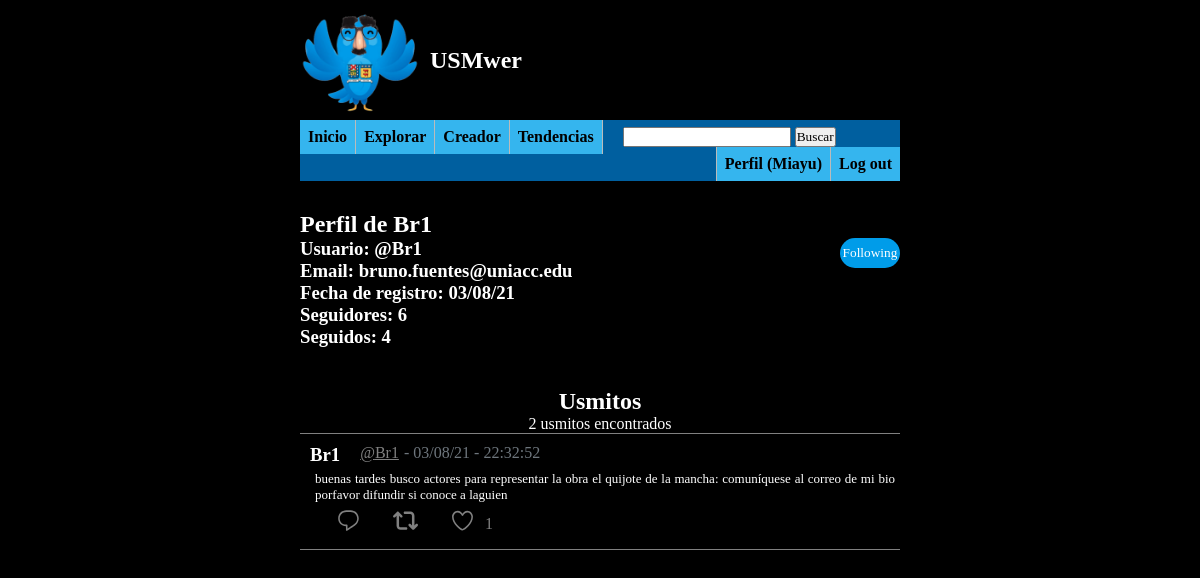
Page /profile.php?user=Br1 (signed in) on the committed database.
### tables this page shows
CREATE TABLE `users` (
  `usersUid` varchar(32) NOT NULL,
  `usersEmail` varchar(50) NOT NULL,
  `usersPwd` varchar(128) NOT NULL,
  `fecha_reg` varchar(30) NOT NULL
);

CREATE TABLE `usmitos` (
  `usmitosId` int(10) NOT NULL,
  `usmitosUid` varchar(32) NOT NULL,
  `usmitosMessage` text NOT NULL,
  `usmitosLikes` int(10) NOT NULL,
  `usmitosTags` text NOT NULL,
  `usmitosTipo` varchar(32) NOT NULL,
  `usmitosIdPadre` int(11) DEFAULT NULL,
  `usmitosCloseFriends` tinyint(1) DEFAULT NULL,
  `usmitosFechaPub` varchar(30) NOT NULL
);

### profile.php (the view, shortened to what this page needs)
<?php
    include_once("header.php");
?>
<div class="middleWrapper">
    <section class="profile-info">
        <?php
            include_once("includes/dbh-inc.php");
            include_once("includes/functions-inc.php");
            if(isset($_GET["user"])){
                if($_GET["user"] == $_SESSION["userUid"]){
                    $username = $_SESSION["userUid"];
                    $email = $_SESSION["userEmail"];
                    $fechaReg = $_SESSION["userRegDate"];
                    ?>
                        <h2>Tu Perfil</h2>
                    <?php
                } else{
                    $userData = uidExists($conn, $_GET["user"], "");
                    if($userData !== false){
                        $username = $userData["usersUid"];
                        $email = $userData["usersEmail"];
                        $fechaReg = $userData["fecha_reg"];
                        echo("<h2>Perfil de " . $username . "</h2>");
                    } else{
                        header("location: profile.php?error=notfoundprofile");
                    }
                }
            }
            $followers = getFollowers($conn, $username);
            $follows = getFollows($conn, $username);
            if(isset($_SESSION["userUid"])){
                ?>
                <div class="profile-header">
                    <div class="profile-header-info">
                        <h3>Usuario: @<?php echo($username); ?></h3>
                        <h3>Email: <?php echo($email); ?></h3>
                        <h3>Fecha de registro: <?php echo($fechaReg); ?></h3>
                        <h3>Seguidores: <?php echo($followers); ?></h3>
                        <h3>Seguidos: <?php echo($follows); ?></h3>
                    </div>
                        <?php
                            if($username !== $_SESSION["userUid"]){
                                ?>
                                    <div class="profile-header-follow">
                                        <form action="includes/profileFollow-inc.php" method="POST">
                                <?php
                                if(isFollowdBy($conn, $username, $_SESSION["userUid"]) !== false){
                                    ?>
                                        <input class="userFeed-buttons-unfollow" type="submit" name="unfollow" value="Following">
                                    <?php
                                } else{
                                    ?>
                                        <input class="userFeed-buttons-follow" type="submit" name="follow" value="Follow">
                                    <?php
                                }
                                ?>
                                    </form>
                                    </div>
                            <?php
                            }
                        ?>
                </div>
                <?php
            }
        ?>
        <div class="profile-usmitos">
            <?php
            include_once("includes/dbh-inc.php");
            include_once("includes/functions-inc.php");
            $userUsmitos = getUserUsmitos($conn, $username);
            ?>
            <h2 class="profile-usmitos-title">Usmitos</h2>
            <?php
            if($userUsmitos !== false){
                $n_usmitos = count($userUsmitos);
                ?>
                    <span><?php echo($n_usmitos); ?> usmitos encontrados</span>
                <?php
            }
            ?>
            <div class="horizontalSeparator1"></div>
            <?php
            if($userUsmitos !== false){
                showUsmitosFeedFrom($conn, $userUsmitos);
            } else{
                echo("Todavia no hay ningun usmito en esta cuenta :(");
            }
            ?>
        </div>
    </section>
</div>
<?php
    include_once("footer.php")
?>

### includes/functions-inc.php (shortened to what this page needs)
<?php
function uidExists($conn, $username, $email){
    $sql = "SELECT * FROM users WHERE usersUid = ? OR usersEmail = ?;";
    $stmt = mysqli_stmt_init($conn);
    if(!mysqli_stmt_prepare($stmt, $sql)){
        header("location: ../signup.php?error=stmtfailed");
        exit();
    }
    mysqli_stmt_bind_param($stmt, "ss", $username, $email);
    mysqli_stmt_execute($stmt);
    $resultData = mysqli_stmt_get_result($stmt);
    if($row = mysqli_fetch_assoc($resultData)){
        return $row;
    } else{
        $result = false;
        return $result;
    }
}
function getUserUsmitos($conn, $username){
    $sql = "SELECT * FROM usmitos WHERE usmitosUid=?;";
    $stmt = mysqli_stmt_init($conn);
    if(!mysqli_stmt_prepare($stmt, $sql)){
        header("location: ../profile.php?error=stmtfailed");
        exit();
    }
    mysqli_stmt_bind_param($stmt, "s", $username);
    mysqli_stmt_execute($stmt);
    $resultData = mysqli_stmt_get_result($stmt);
    if($row = mysqli_fetch_all($resultData)){
        return $row;
    } else{
        $result = false;
        return $result;
    }
    exit();
}
function showUsmitosFeedFrom($conn, $usmitos){
    if($usmitos){
        $n_usmitos = count($usmitos);
        for($i = 0; $i < $n_usmitos; $i++){
            if($usmitos[$i][1] !== $_SESSION["userUid"]){
                if($usmitos[$i][7] === 1 && areCloseFriends($conn, $_SESSION["userUid"], $usmitos[$i][1]) === false){
                    continue;
                }
            }
            echo("<div class='usmito'>");
            ?>
            <div class="usmito-header">
                <h3 class="usmito-header-username"><?php echo($usmitos[$i][1]); ?></h3>
                <a class="usmito-header-profile" href=<?php echo("profile.php?user=" . $usmitos[$i][1]); ?>><?php echo("@" . $usmitos[$i][1]); ?></a>
                <span class="usmito-header-date">- <?php echo($usmitos[$i][8]); ?></span>
            </div>
            <p class="usmito-message"><?php echo($usmitos[$i][2]); ?></p>
            <div class="usmito-buttons">
                <form action="includes/usmito-inc.php" method="POST">
                    <label>
                    </label>
                    <label>
                    </label>
                    <div class="usmito-buttons-countDiv">
                        <?php
                            if(userLiked($conn, $_SESSION["userUid"], $usmitos[$i][0])){
                                ?>
                                <label>
                                <input type="submit" name="dislike" value="dislike">
                                <svg class="usmito-buttons-likeActive" viewBox="0 0 24 24" aria-hidden="true" class=""><g><path d="M12 21.638h-.014C9.403 21.59 1.95 14.856 1.95 8.478c0-3.064 2.525-5.754 5.403-5.754 2.29 0 3.83 1.58 4.646 2.73.814-1.148 2.354-2.73 4.645-2.73 2.88 0 5.404 2.69 5.404 5.755 0 6.376-7.454 13.11-10.037 13.157H12z"></path></g></svg>
                                </label>
                                <?php
                            }else{
                                ?>
                                <label>
                                </label>
                                <?php
                            }
                        ?>
                        <div class="usmito-buttons-likeCountDiv">
                            <span class="usmito-buttons-likeCount"><?php echo(getUsmitoLikes($conn, $usmitos[$i][0])); ?></span>
                        </div>
                    </div>
                </form>
            </div>
            </div>
            <div class="horizontalSeparator1"></div>
            <?php
        }
    }else{
        ?>
        <p>No se encontraron Usmitos</p>
        <?php
    }
}
            ?>
        <?php
function isFollowdBy($conn, $uid, $uidFollower){
    $sql = "SELECT * FROM follows WHERE followsUid=? AND followsUidFollower=?;";
    $stmt = mysqli_stmt_init($conn);
    if(!mysqli_stmt_prepare($stmt, $sql)){
        header("location: ../explore.php?error=stmtfailed");
        exit();
    }
    mysqli_stmt_bind_param($stmt, "ss", $uid, $uidFollower);
    mysqli_stmt_execute($stmt);
    $resultData = mysqli_stmt_get_result($stmt);
    if($row = mysqli_fetch_all($resultData)){
        return $row;
    } else{
        $result = false;
        return $result;
    }
    exit();
}
function areCloseFriends($conn, $uid1, $uid2){
    return false;
}
    ?>
        <?php
function getFollowers($conn, $uid){
    $sql = "SELECT count(*) FROM follows WHERE followsUid = ?;";
    $stmt = mysqli_stmt_init($conn);
    if(!mysqli_stmt_prepare($stmt, $sql)){
        header("location: ../profile.php?error=stmtfailed");
        exit();
    }
    mysqli_stmt_bind_param($stmt, "s", $uid);
    mysqli_stmt_execute($stmt);
    $resultData = mysqli_stmt_get_result($stmt);
    $row = mysqli_fetch_all($resultData);
    return $row[0][0];
    exit();
}
function getFollows($conn, $uid){
    $sql = "SELECT count(*) FROM follows WHERE followsUidFollower = ?;";
    $stmt = mysqli_stmt_init($conn);
    if(!mysqli_stmt_prepare($stmt, $sql)){
        header("location: ../profile.php?error=stmtfailed");
        exit();
    }
    mysqli_stmt_bind_param($stmt, "s", $uid);
    mysqli_stmt_execute($stmt);
    $resultData = mysqli_stmt_get_result($stmt);
    $row = mysqli_fetch_all($resultData);
    return $row[0][0];
    exit();
}
function userLiked($conn, $userUid, $usmitoId){
    $sql = "SELECT count(*) FROM likes WHERE likesUserUid = ? AND likesUsmitoId = ?;";
    $stmt = mysqli_stmt_init($conn);
    if(!mysqli_stmt_prepare($stmt, $sql)){
        header("location: ../profile.php?error=stmtfailed");
        exit();
    }
    mysqli_stmt_bind_param($stmt, "si", $userUid, $usmitoId);
    mysqli_stmt_execute($stmt);
    $resultData = mysqli_stmt_get_result($stmt);
    $row = mysqli_fetch_all($resultData);
    $count = $row[0][0];
    return false;
}
function getUsmitoLikes($conn, $usmitoId){
    $sql = "SELECT count(*) FROM likes WHERE likesUsmitoId = ?;";
    $stmt = mysqli_stmt_init($conn);
    if(!mysqli_stmt_prepare($stmt, $sql)){
        header("location: ../index.php?error=stmtfailed");
        exit();
    }
    mysqli_stmt_bind_param($stmt, "s", $usmitoId);
    mysqli_stmt_execute($stmt);
    $resultData = mysqli_stmt_get_result($stmt);
    $row = mysqli_fetch_all($resultData);
    return $row[0][0];
    exit();
}

### css/style.css (style rules this page uses)
* { padding: 0; margin: 0; font-family: century gothic; }
:root { --primary: rgb(0, 156, 233); }
body { background-color: black; color: white; }
a { color: gray; }
.usmito-buttons svg { fill: gray; }
.middleWrapper { width: 50%; margin: 0 auto; }
.horizontalSeparator1 { height: 1px; width: 100%; background-color: gray; }
.profile-header { display: flex; }
.profile-header-info { width: 90%; }
.profile-header-follow { width: 10%; }
.profile-usmitos { text-align: center; margin-top: 40px; }
.usmito { padding: 10px; }
.usmito-header { display: flex; width: 100%; }
.usmito-header-username { text-align: left; width: auto; }
.usmito-header-profile { text-align: left; width: auto; margin-left: 20px; }
.usmito-header-date { text-align: left; width: auto; margin-left: 5px; color: rgb(110, 118, 125); }
.usmito-message { width: 100%; height: auto; text-align: justify; padding: 5px; font-size: small; }
.usmito-buttons { display: flex; }
.usmito-buttons svg { margin-left: 10px; margin-right: 10px; height: 25px; width: 25px; padding-top: 0px; }
.usmito-buttons-countDiv { display: inline-flex; }
.usmito-buttons-likeCountDiv { display: inline-flex; align-items: center; margin-top: 0px; }
.usmito-buttons-likeCount { color: gray; }
.userFeed-buttons-unfollow { border-radius: 20px; width: -webkit-fill-available; height: 30px; color: white; border-color: rgba(0, 0, 0,0); background: var(--primary); }

### rows in the picture
users: usersUid "Br1", usersEmail "bruno.fuentes@uniacc.edu", fecha_reg "03/08/21"
usmitos: usmitosUid "Br1", usmitosFechaPub "03/08/21 - 22:32:52", usmitosMessage "buenas tardes busco actores para representar la obra el quijote de la mancha: comuníquese al correo de mi bio porfavor difundir si conoce a laguien", i "1"

### other values in the picture
$_SESSION["userUid"] "Miayu"
$followers "6"
$follows "4"
$n_usmitos "2"
